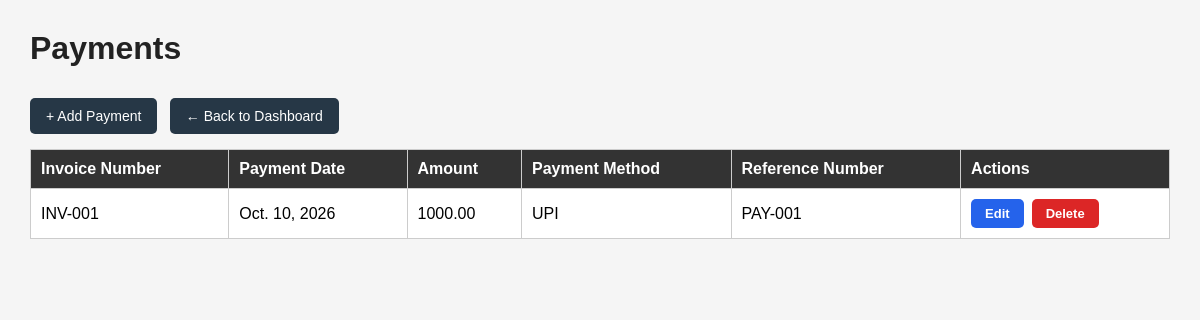
Page /api/payments/ (signed in) on the committed database.
### manufacturing/models.py (models this page shows, shortened)
class Payment(models.Model):
    invoice = models.ForeignKey(
        Invoice,
        on_delete=models.CASCADE,
        related_name='payments'
    )
    payment_date = models.DateField()
    amount = models.DecimalField(max_digits=12, decimal_places=2)
    payment_method = models.CharField(
        max_length=30,
        choices=[
            ('Cash', 'Cash'),
            ('UPI', 'UPI'),
            ('Bank Transfer', 'Bank Transfer'),
            ('Cheque', 'Cheque'),
        ]
    )
    reference_number = models.CharField(max_length=100, blank=True)

class Invoice(models.Model):
    sales_order = models.ForeignKey(
        SalesOrder,
        on_delete=models.CASCADE
    )
    invoice_number = models.CharField(max_length=50, unique=True)
    invoice_date = models.DateField()
    total_amount = models.DecimalField(max_digits=12, decimal_places=2)
    advance_amount = models.DecimalField(
        max_digits=12,
        decimal_places=2,
        default=0
    )
    status = models.CharField(
        max_length=20,
        choices=[
            ('Unpaid', 'Unpaid'),
            ('Partially Paid', 'Partially Paid'),
            ('Paid', 'Paid'),
        ],
        default='Unpaid'
    )

### manufacturing/views.py (the view)
# urls.py: path('payments/', views.payment_page, name='payment_page'),
@login_required
def payment_page(request):
    payments = Payment.objects.select_related('invoice').all()
    return render(request, 'payments.html', {'payments': payments})

### manufacturing/templates/payments.html (shortened to what this page needs)
<!DOCTYPE html>
<html>
<head>
</head>
<body>
    <h1>Payments</h1>
    <a href="{% url 'add_payment' %}" class="button">+ Add Payment</a>
     <a href="{% url 'dashboard' %}" class="button">← Back to Dashboard</a>
    <table>
        <tr>
            <th>Invoice Number</th>
            <th>Payment Date</th>
            <th>Amount</th>
            <th>Payment Method</th>
            <th>Reference Number</th>
            <th>Actions</th>
        </tr>
        {% for payment in payments %}
        <tr>
            <td>{{ payment.invoice.invoice_number }}</td>
            <td>{{ payment.payment_date }}</td>
            <td>{{ payment.amount }}</td>
            <td>{{ payment.payment_method }}</td>
            <td>{{ payment.reference_number }}</td>
<td>
    <div class="action-buttons">
        <a href="{% url 'edit_payment' payment.id %}"
           class="action-btn edit-btn">
            Edit
        </a>
        <form method="POST"
              action="{% url 'delete_payment' payment.id %}"
              style="margin:0;"
              onsubmit="return confirm('Are you sure you want to delete this payment?');">
            <button type="submit" class="action-btn delete-btn">
                Delete
            </button>
        </form>
    </div>
</td>
        </tr>
        {% empty %}
        <tr>
            <td colspan="6">No payments recorded.</td>
        </tr>
        {% endfor %}
    </table>
</body>
</html>

### manufacturing/templates/payments.html (style rules this page uses)
body { font-family: Arial, sans-serif; margin: 30px; background: #f5f5f5; }
h1 { color: #222; }
table { width: 100%; border-collapse: collapse; background: white; }
th, td { border: 1px solid #ccc; padding: 10px; text-align: left; }
th { background: #333; color: white; }
.button { display: inline-block; padding: 10px 16px; margin: 10px 8px 15px 0; background: #263746; color: #ffffff; text-decoration: none; border: none; border-radius: 5px; font-size: 14px; cursor: pointer; }
.action-buttons { display: flex; align-items: center; gap: 8px; white-space: nowrap; }
.action-btn { display: inline-block; padding: 7px 14px; border-radius: 5px; color: white; font-size: 13px; font-weight: bold; text-align: center; text-decoration: none; border: none; cursor: pointer; transition: background 0.3s, transform 0.2s; }
.edit-btn { background: #2563eb; }
.delete-btn { background: #dc2626; }

### rows in the picture
Payment: invoice.invoice_number "INV-001", payment_date "Oct. 10, 2026", amount "1000.00", payment_method "UPI", reference_number "PAY-001"
